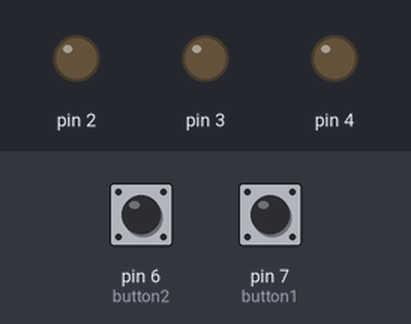
Recording of a sketch running on a simulated Arduino Uno, built with avr-gcc and run on an emulated ATmega328P. Shown: output pins drawn as LEDs (lit = HIGH). Inputs (shaded band) come from the test bench; at power-on: pin 7 (button1) LOW, pin 6 (button2) LOW.

Above: at 1.2 s.
1.3 s: pin 7 (button1) pulled HIGH for 0.15 s
At 1.5 s:
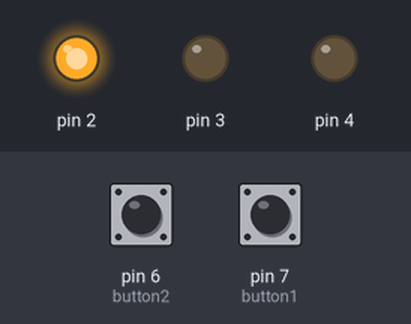
4.4 s: pin 7 (button1) pulled HIGH for 1 s
At 5.0 s:
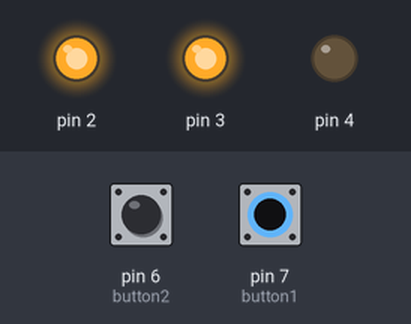
7.9 s: pin 7 (button1) pulled HIGH for 3.2 s
At 8.9 s:
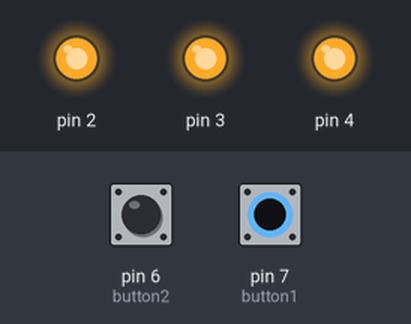
Timing chart, 0 to 11.4 s (numbered marks = the images above; inputs shaded):
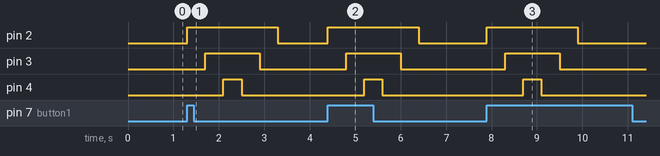

The sketch:

task1.ino
```cpp
int led1=2;
int led2=3;
int led3=4;
int button1=7;
int button2=6;
int mod=1;
void setup() {
  // put your setup code here, to run once:
for(int i=2;i<=4;i++)
{
  pinMode(i,OUTPUT);
  }
  pinMode(button1,INPUT);
  pinMode(button2,INPUT);
}

void loop() {
  // put your main code here, to run repeatedly:
  if(digitalRead(button2)==HIGH)
  {
    if(mod==1) mod=2;
    else if(mod==2) mod=1;
    while(digitalRead(button2)==HIGH); }
  if(digitalRead(button1)==HIGH)
{
  if(mod==1){for(int i=2;i<=4;i++)
    {
    digitalWrite(i,HIGH);
    delay(400);
      }
    for(int i=4;i>=2;i--)
    {
      digitalWrite(i,LOW);
    delay(400);
      }   }
   else if(mod==2){
    for(int i=0;i<3;i++)
      {
        for(int j=2;j<=4;j++)
        { digitalWrite(j,HIGH); }
        delay(400);
        for(int j=4;j>=2;j--)
        { digitalWrite(j,LOW); }
        delay(400);

        }
   }

  while(digitalRead(button1)==HIGH);

  }
}
```

Measured:
- after the input at 1.3 s, pin 2: LOW → HIGH at once, → LOW 2.0 s later; pin 3: LOW → HIGH after 0.40 s, → LOW 1.2 s later; pin 4: LOW → HIGH after 0.80 s, → LOW 0.40 s later
- after the input at 4.4 s, pin 2: LOW → HIGH at once, → LOW 2.0 s later; pin 3: LOW → HIGH after 0.40 s, → LOW 1.2 s later; pin 4: LOW → HIGH after 0.80 s, → LOW 0.40 s later
- after the input at 7.9 s, pin 2: LOW → HIGH at once, → LOW 2.0 s later; pin 3: LOW → HIGH after 0.40 s, → LOW 1.2 s later; pin 4: LOW → HIGH after 0.80 s, → LOW 0.40 s later
